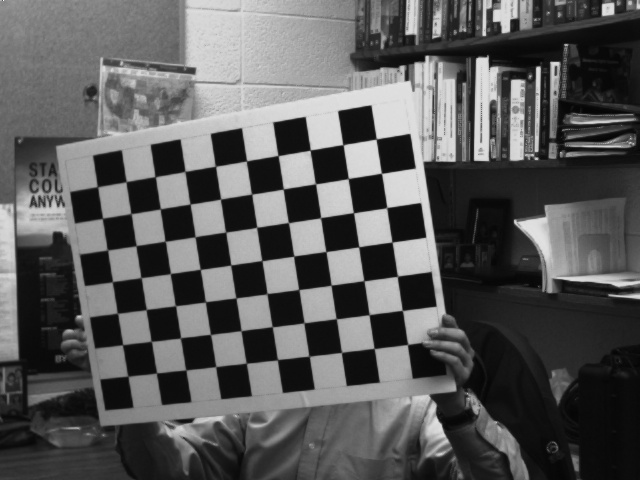
#> input picture SmartBoard/AR11.jpg, 640 x 480 px; its folder holds only this picture in this run
$ python smartboard_a.py
#> lines starting #> are read from the running program, lines starting #| are printed output that depends on the picture; after the words box and inside, x2 and y2 are one past the last pixel; in counts of white or black regions, pixels touching at a corner belong together
##################################
# ----- SmartBoard Project ----- #
##################################

print("importing packages", flush = True)
import os
import numpy as np
import cv2
import glob
from matplotlib import pyplot as plt

##################################
##################################
print("importing camera parameters", flush = True)
with np.load('WebcamParams.npz') as X:
#> (reads SmartBoard/WebcamParams.npz from the repository)
	mtx, dist = [X[i] for i in ('mtx','dist')]#,'rvecs','tvecs')]

# [9 lines of commented-out code are left out]
print("defining functions", flush = True)
def draw(img, corners, imgpts):
	imgpts = np.int32(imgpts).reshape(-1,2)

	# draw ground floor in green
	img = cv2.drawContours(img, [imgpts[:4]],-1,(0,255,0),-3)

	# draw pillars in blue color
	for i,j in zip(range(4),range(4,8)):
		img = cv2.line(img, tuple(imgpts[i]), tuple(imgpts[j]),(255),3)

	# draw top layer in red color
	img = cv2.drawContours(img, [imgpts[4:]],-1,(0,0,255),3)

	return img


##################################
##################################
print("defining parameters", flush = True)
criteria = (cv2.TERM_CRITERIA_EPS + cv2.TERM_CRITERIA_MAX_ITER, 30, 0.001)
objp = np.zeros((10*7,3), np.float32)
objp[:,:2] = np.mgrid[0:10,0:7].T.reshape(-1,2)
# axis = np.float32([[3,0,0], [0,3,0], [0,0,-3]]).reshape(-1,3)
axis = np.float32([[0,0,0], [0,1,0], [1,1,0], [1,0,0], [0,0,-5],[0,1,-5],[1,1,-5],[1,0,-5] ])

# print(objp.shape,flush = True)

##################################
##################################
print("drawing... ", flush = True)
for fname in glob.glob('AR*.jpg'):
	# print(fname,flush = True)
	img = cv2.imread(fname)
#> img is the input picture: shape (480, 640, 3); min 3, max 254, mean 89.6
	gray = cv2.cvtColor(img,cv2.COLOR_BGR2GRAY)
	ret, corners = cv2.findChessboardCorners(gray, (10,7),None)
#> ret = True; corners = 70 rows, first 8: [406, 342], [374, 348.3], [341.6, 352.5], [309.1, 356.3], [277.6, 359.7], [246.4, 363.2], [215.7, 366.5], [186, 370]
	# print("Corners: ", corners.shape,flush = True)
	if ret == True:
		# print("found Chessboard", flush = True)
		corners2 = cv2.cornerSubPix(gray,corners,(11,11),(-1,-1),criteria)
#> corners2 = 70 rows, first 8: [407.5, 344.4], [374.2, 348.5], [341.4, 352.3], [309.1, 356.2], [277.4, 359.7], [246.2, 363.2], [215.6, 366.6], [185.7, 370]
		# print("Corners2: ", corners2.shape,flush = True)
		# Find the rotation and translation vectors.
		retval, rvecs, tvecs = cv2.solvePnP(objp, corners2, mtx, dist)
#> retval = True; rvecs = [0.418, -0.0336, 2.96]; tvecs = [1.78, 2.94, 19.67]
		# rvecs, tvecs, inliers = cv2.solvePnPRansac(objp, corners2, mtx, dist)


		# project 3D points to image plane
		imgpts, jac = cv2.projectPoints(axis, rvecs, tvecs, mtx, dist)
#> imgpts = [[409.7, 345.3], [404.6, 310.8], [370, 314.9], [375.2, 348.9], [365.3, 388.4], [358.4, 342.9], [313.5, 347.6], [320.4, 392.3]]

		img = draw(img,corners2,imgpts)
#> in draw, `imgpts = np.int32(imgpts).reshape(-1,2)`: imgpts = [[409, 345], [404, 310], [370, 314], [375, 348], [365, 388], [358, 342], [313, 347], [320, 392]]
#> in draw, `img = cv2.drawContours(img, [imgpts[:4]],-1,(0,255,0),-3)`:
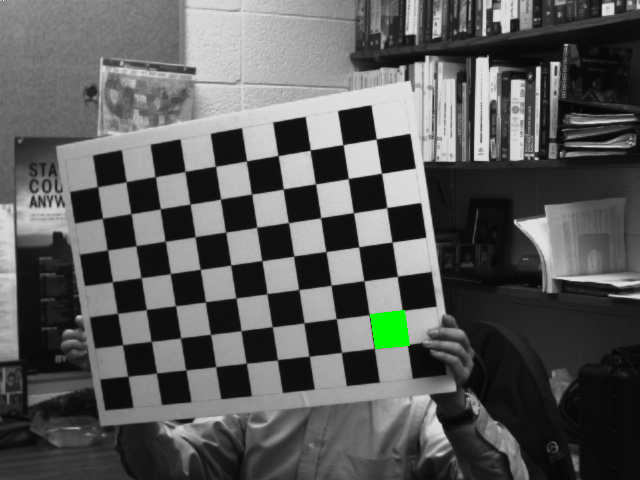
#> img: shape (480, 640, 3); 0.41% of pixels changed, all inside (x1, y1, x2, y2) = (370, 310, 410, 349)
#> the loop in draw, `for i,j in zip(range(4),range(4,8)):` made 4 passes
#> pass 1, in draw, `img = cv2.line(img, tuple(imgpts[i]), tuple(imgpts[j]),(255),3)`:
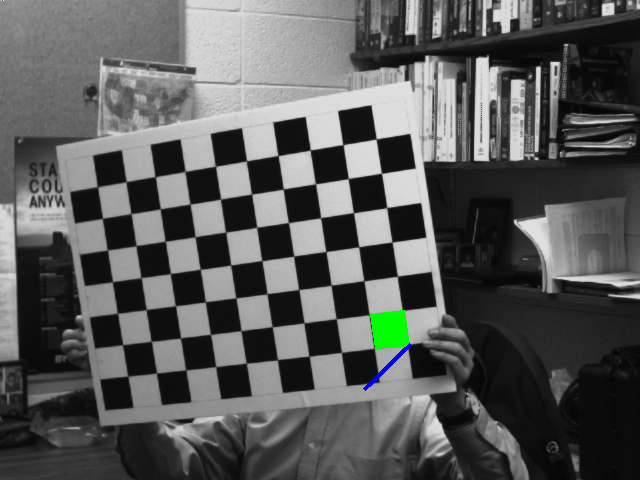
#> img: shape (480, 640, 3); 0.09% of pixels changed, all inside (x1, y1, x2, y2) = (363, 343, 412, 391)
#> pass 2, in draw, `img = cv2.line(img, tuple(imgpts[i]), tuple(imgpts[j]),(255),3)`:
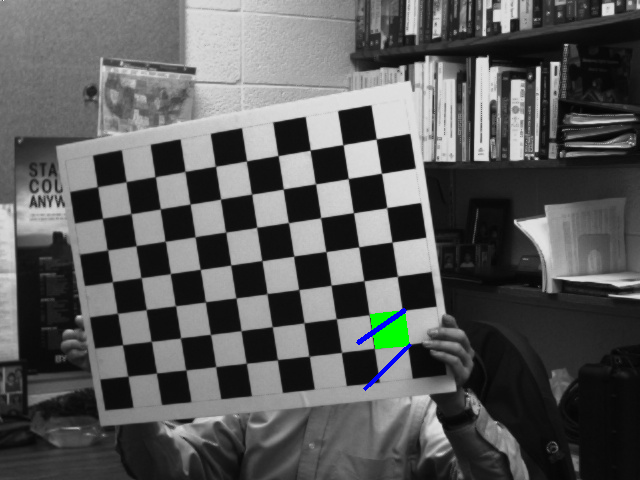
#> img: shape (480, 640, 3); 0.1% of pixels changed, all inside (x1, y1, x2, y2) = (356, 308, 407, 345)
#> pass 3, in draw, `img = cv2.line(img, tuple(imgpts[i]), tuple(imgpts[j]),(255),3)`:
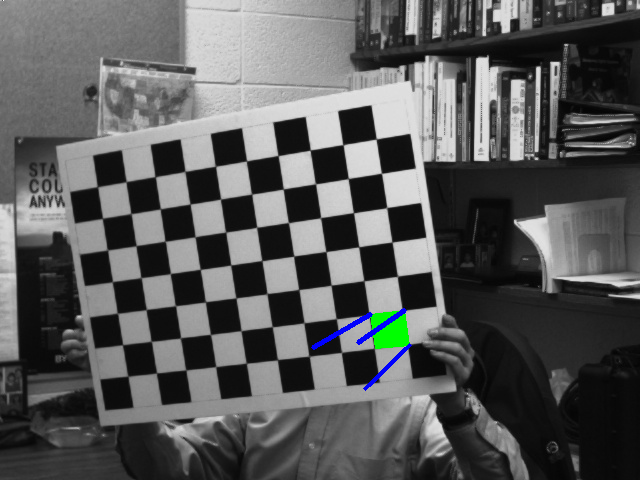
#> img: shape (480, 640, 3); 0.11% of pixels changed, all inside (x1, y1, x2, y2) = (311, 312, 373, 350)
#> after the loop in draw, `for i,j in zip(range(4),range(4,8)):`:
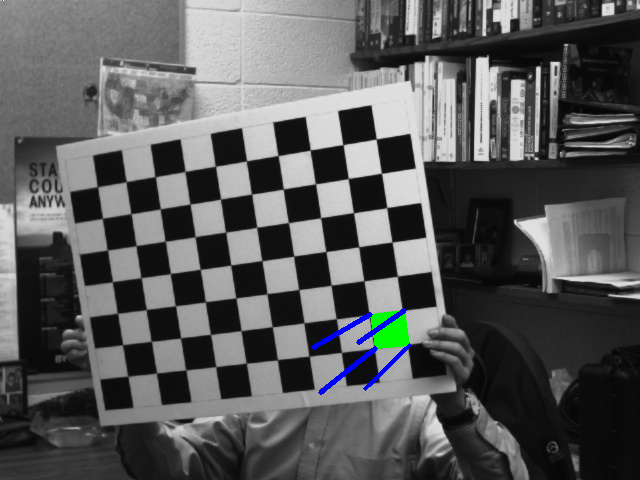
#> img: shape (480, 640, 3); 0.12% of pixels changed, all inside (x1, y1, x2, y2) = (318, 346, 378, 395)
#> in draw, `img = cv2.drawContours(img, [imgpts[4:]],-1,(0,0,255),3)`:
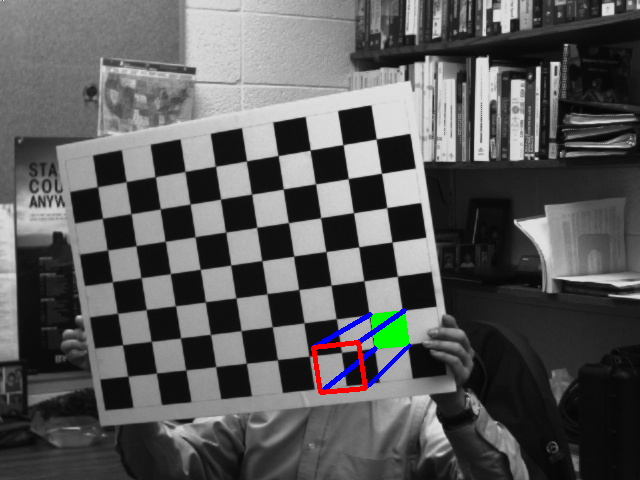
#> img: shape (480, 640, 3); 0.29% of pixels changed, all inside (x1, y1, x2, y2) = (311, 340, 368, 395)
		cv2.imshow('img',img)
		k = cv2.waitKey(0) & 0xff
#> (key Esc is pressed here)
		if k == 's':
			cv2.imwrite(fname[:6]+'.png', img)

cv2.destroyAllWindows()
